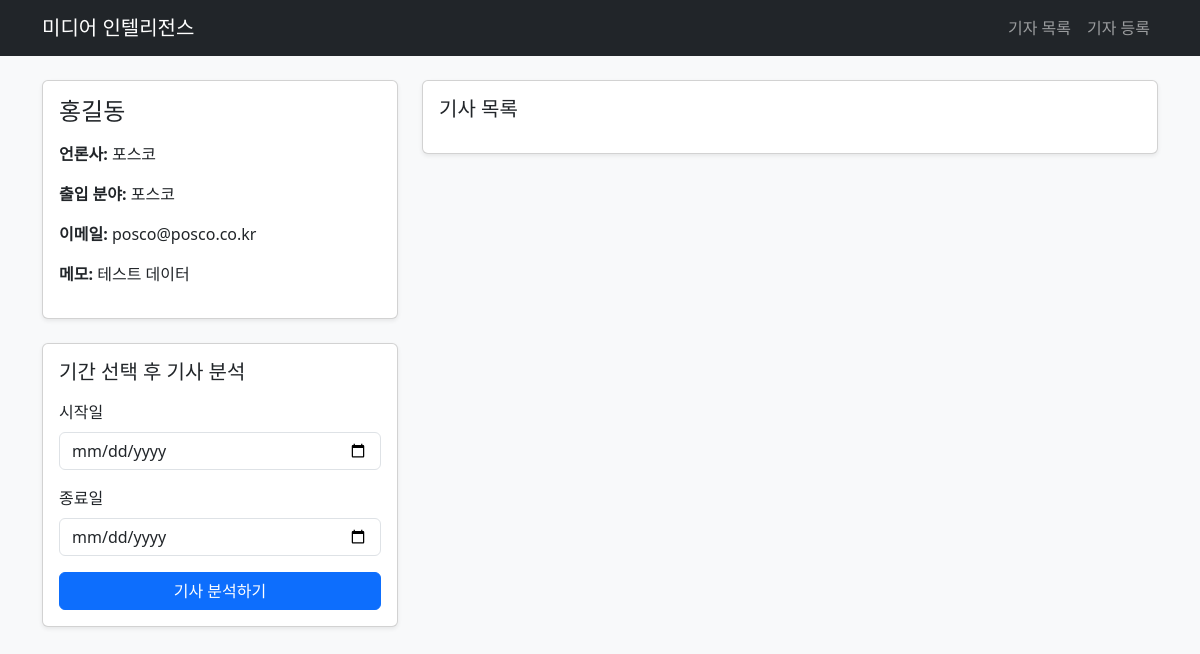
Screenshot of /reporters/4 with the database file from the repository.
### tables this page shows
CREATE TABLE reporters (
            id INTEGER PRIMARY KEY AUTOINCREMENT,
            name TEXT NOT NULL,
            media_company TEXT NOT NULL,
            beat TEXT NOT NULL,
            email TEXT,
            notes TEXT
        );

### app.py (the view, shortened to what this page needs)
@app.route("/reporters/<int:reporter_id>", methods=["GET", "POST"])
def reporter_detail(reporter_id):
    reporter = get_single_reporter(reporter_id)
    if reporter is None:
        flash("기자를 찾을 수 없습니다.")
        return redirect(url_for("reporter_list"))
    analysis_result = None
    start_date = ""
    end_date = ""
    articles = get_articles_for_reporter(reporter_id)
    return render_template(
        "reporter_detail.html",
        reporter=reporter,
        articles=articles,
        analysis_result=analysis_result,
        start_date=start_date,
        end_date=end_date,
    )

### app.py (called while the page is built, shortened)
def get_database_connection():
    if "db" not in g:
        g.db = sqlite3.connect(app.config["DATABASE"])
        g.db.row_factory = sqlite3.Row
    return g.db

@app.teardown_appcontext
def close_database_connection(error):
    db = g.pop("db", None)
    if db is not None:
        db.close()

def create_tables_if_needed():
    db = get_database_connection()
    db.execute(
        """
        CREATE TABLE IF NOT EXISTS reporters (
            id INTEGER PRIMARY KEY AUTOINCREMENT,
            name TEXT NOT NULL,
            media_company TEXT NOT NULL,
            beat TEXT NOT NULL,
            email TEXT,
            notes TEXT
        )
        """
    )
    db.execute(
        """
        CREATE TABLE IF NOT EXISTS articles (
            id INTEGER PRIMARY KEY AUTOINCREMENT,
            reporter_id INTEGER NOT NULL,
            title TEXT NOT NULL,
            content TEXT NOT NULL,
            published_date TEXT NOT NULL,
            feedback_count INTEGER DEFAULT 0,
            FOREIGN KEY (reporter_id) REFERENCES reporters (id)
        )
        """
    )
    db.commit()

def seed_sample_data_if_empty():
    db = get_database_connection()
    reporter_count = db.execute("SELECT COUNT(*) AS count FROM reporters").fetchone()["count"]
    if reporter_count > 0:
        return

def get_single_reporter(reporter_id):
    db = get_database_connection()
    return db.execute(
        """
        SELECT id, name, media_company, beat, email, notes
        FROM reporters
        WHERE id = ?
        """,
        (reporter_id,),
    ).fetchone()

def get_articles_for_reporter(reporter_id, start_date=None, end_date=None):
    db = get_database_connection()
    query = """
        SELECT id, reporter_id, title, content, published_date, feedback_count
        FROM articles
        WHERE reporter_id = ?
    """
    values = [reporter_id]
    if start_date:
        query += " AND published_date >= ?"
        values.append(start_date)
    if end_date:
        query += " AND published_date <= ?"
        values.append(end_date)
    query += " ORDER BY published_date DESC"
    return db.execute(query, values).fetchall()

@app.before_request
def prepare_database():
    create_tables_if_needed()
    seed_sample_data_if_empty()

### templates/reporter_detail.html (shortened to what this page needs)
{% extends "base.html" %}
{% block content %}
<div class="row g-4">
    <div class="col-md-4">
        <div class="card shadow-sm">
            <div class="card-body">
                <h2 class="h4 mb-3">{{ reporter.name }}</h2>
                <p><strong>언론사:</strong> {{ reporter.media_company }}</p>
                <p><strong>출입 분야:</strong> {{ reporter.beat }}</p>
                <p><strong>이메일:</strong> {{ reporter.email or '-' }}</p>
                <p><strong>메모:</strong> {{ reporter.notes or '-' }}</p>
            </div>
        </div>
        <div class="card shadow-sm mt-4">
            <div class="card-body">
                <h3 class="h5 mb-3">기간 선택 후 기사 분석</h3>
                <form method="post">
                    <div class="mb-3">
                        <label for="start_date" class="form-label">시작일</label>
                        <input type="date" class="form-control" id="start_date" name="start_date" value="{{ start_date }}">
                    </div>
                    <div class="mb-3">
                        <label for="end_date" class="form-label">종료일</label>
                        <input type="date" class="form-control" id="end_date" name="end_date" value="{{ end_date }}">
                    </div>
                    <button type="submit" class="btn btn-primary w-100">기사 분석하기</button>
                </form>
            </div>
        </div>
    </div>
    <div class="col-md-8">
        <div class="card shadow-sm mb-4">
            <div class="card-body">
                <h3 class="h5 mb-3">기사 목록</h3>
            </div>
        </div>
    </div>
</div>
{% endblock %}

### static/css/style.css (style rules this page uses)
body { background-color: #f8f9fa; }

### rows the page displays
reporters: name "홍길동", media_company "포스코", beat "포스코", email "posco@posco.co.kr", notes "테스트 데이터"
